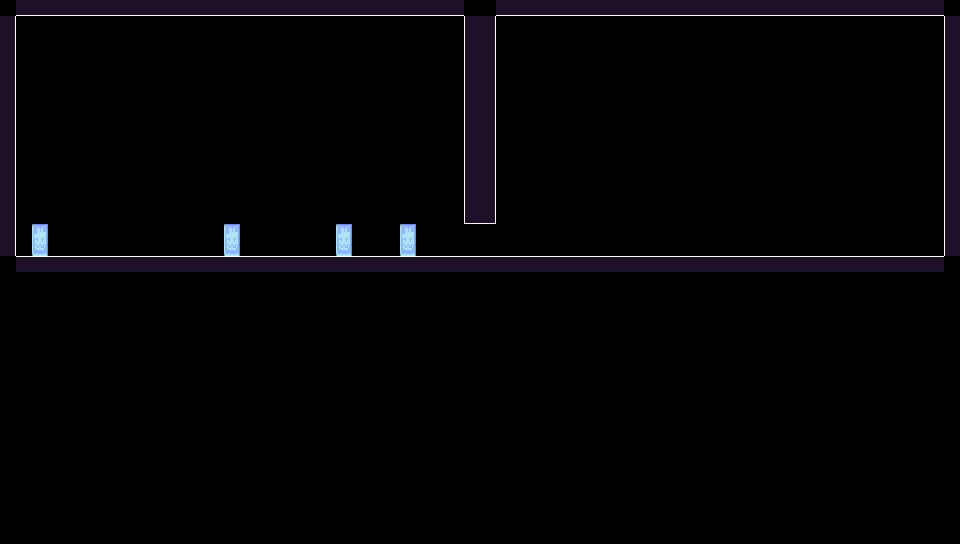

This is a level from a 2D game, rendered from its Tiled map with the project's own tilesets. A one-line summary and the map file follow, with tile-layer data summarised:
An orthogonal 60x34 tile map with 16x16 px tiles, 2 tile layers (layer1, bg) and 30 objects.

<map version="1.9" tiledversion="1.9.2" orientation="orthogonal" renderorder="right-down" width="60" height="34" tilewidth="16" tileheight="16" infinite="0" nextlayerid="6" nextobjectid="47">
 <editorsettings>
  <export target="level1.lua" format="lua" />
 </editorsettings>
 <tileset firstgid="1" name="tileset" tilewidth="16" tileheight="16" tilecount="64" columns="8">
  <image source="../images/tileset.png" width="128" height="128" />
 </tileset>
 <layer id="1" name="layer1" width="60" height="34">
  <data>[2040 cells, 170 non-empty, 6 distinct tile ids]</data>
 </layer>
 <objectgroup id="2" name="colliders" opacity="0.9">
  <properties>
   <property name="collidable" type="bool" value="true" />
  </properties>
  <object id="1" x="0" y="0" width="464" height="16">
   <properties>
    <property name="collidable" type="bool" value="true" />
   </properties>
  </object>
  <object id="4" x="0" y="256" width="464" height="16">
   <properties>
    <property name="collidable" type="bool" value="true" />
   </properties>
  </object>
  <object id="5" x="0" y="16" width="16" height="240">
   <properties>
    <property name="collidable" type="bool" value="true" />
   </properties>
  </object>
  <object id="6" x="0" y="288" width="272" height="80" />
  <object id="7" x="272" y="352" width="192" height="16" />
  <object id="10" x="272" y="368" width="240" height="16" />
  <object id="11" x="304" y="384" width="128" height="16" />
  <object id="12" x="0" y="368" width="16" height="176" />
  <object id="13" x="16" y="528" width="800" height="16" />
  <object id="14" x="192" y="496" width="96" height="32" />
  <object id="15" x="176" y="496" width="128" height="32" />
  <object id="16" x="528" y="432" width="416" height="112" />
  <object id="17" x="480" y="464" width="48" height="64" />
  <object id="19" x="432" y="480" width="48" height="48" />
  <object id="20" x="560" y="400" width="112" height="32" />
  <object id="21" x="656" y="272" width="16" height="144" />
  <object id="22" x="464" y="256" width="496" height="16" />
  <object id="23" x="0" y="272" width="416" height="16" />
  <object id="25" x="416" y="272" width="16" height="32" />
  <object id="26" x="944" y="288" width="16" height="144" />
  <object id="27" x="944" y="0" width="16" height="272" />
  <object id="28" x="944" y="256" width="16" height="32" />
  <object id="29" x="480" y="0" width="464" height="16" />
  <object id="30" x="464" y="0" width="32" height="224" />
  <object id="37" x="624" y="368" width="16" height="32">
   <properties>
    <property name="door" type="bool" value="true" />
    <property name="id" value="b" />
   </properties>
  </object>
  <object id="39" x="704" y="400" width="16" height="32">
   <properties>
    <property name="door" type="bool" value="true" />
    <property name="id" value="b" />
   </properties>
  </object>
 </objectgroup>
 <layer id="3" name="bg" width="60" height="34">
  <data>[2040 cells, 8 non-empty, 2 distinct tile ids]</data>
 </layer>
 <objectgroup id="5" name="doors">
  <object id="42" x="32" y="224" width="16" height="32">
   <properties>
    <property name="id" type="int" value="1" />
   </properties>
  </object>
  <object id="44" x="224" y="224" width="16" height="32">
   <properties>
    <property name="id" type="int" value="2" />
   </properties>
  </object>
  <object id="45" x="400" y="224" width="16" height="32">
   <properties>
    <property name="id" type="int" value="4" />
   </properties>
  </object>
  <object id="46" x="336" y="224" width="16" height="32">
   <properties>
    <property name="id" type="int" value="3" />
   </properties>
  </object>
 </objectgroup>
</map>